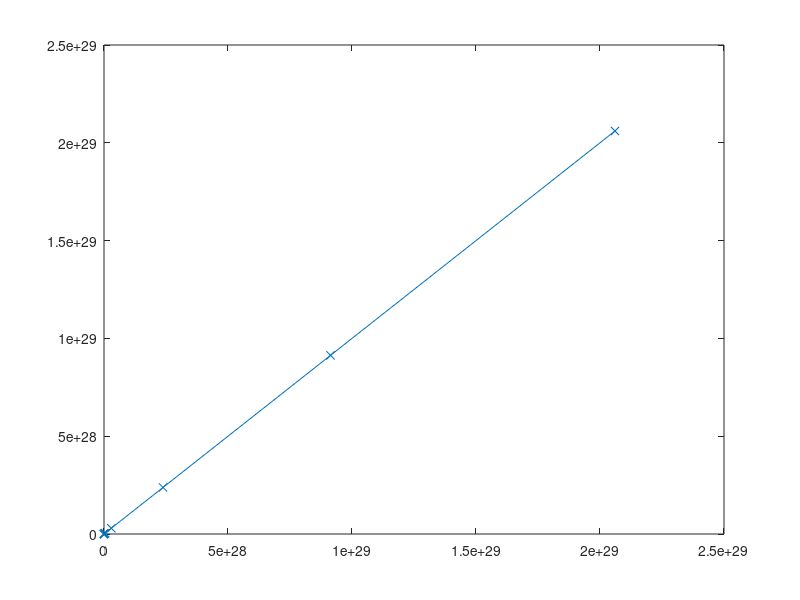
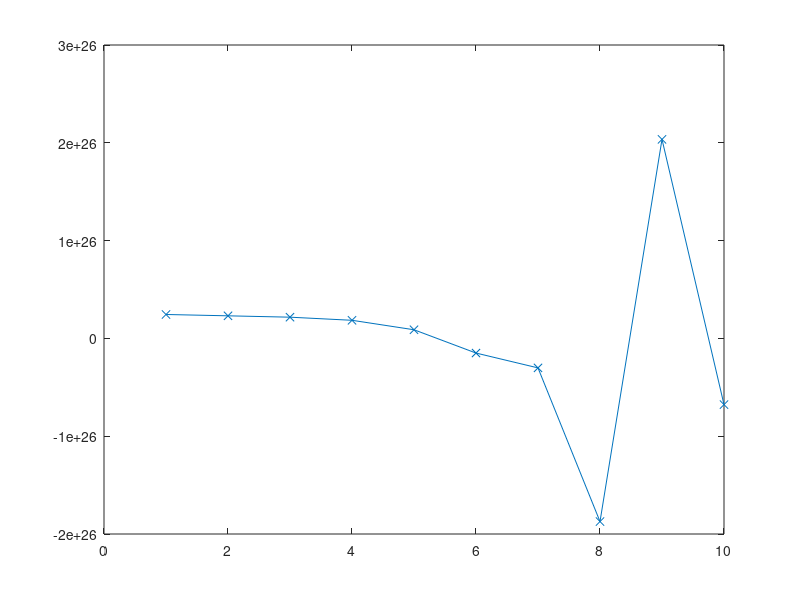

The MATLAB source for these figures, in order:
a=load('kepler.txt');

figure(1)
plot(a(:,1).^3,a(:,1).^3,'-x')

y = a(:,1).^3;

X=[];

for i = 1 : size(a,1)
  aux_x=[ 1 a(i,2) a(i,2)^2 ];
  X(i,:)=aux_x;
end

G=X'*X;

size(G)
rank(G)

m = inv(X'*X)*X'*y;

y_ajust = X*m;

residuo = y - y_ajust;

figure(2)
plot(residuo,'-x')